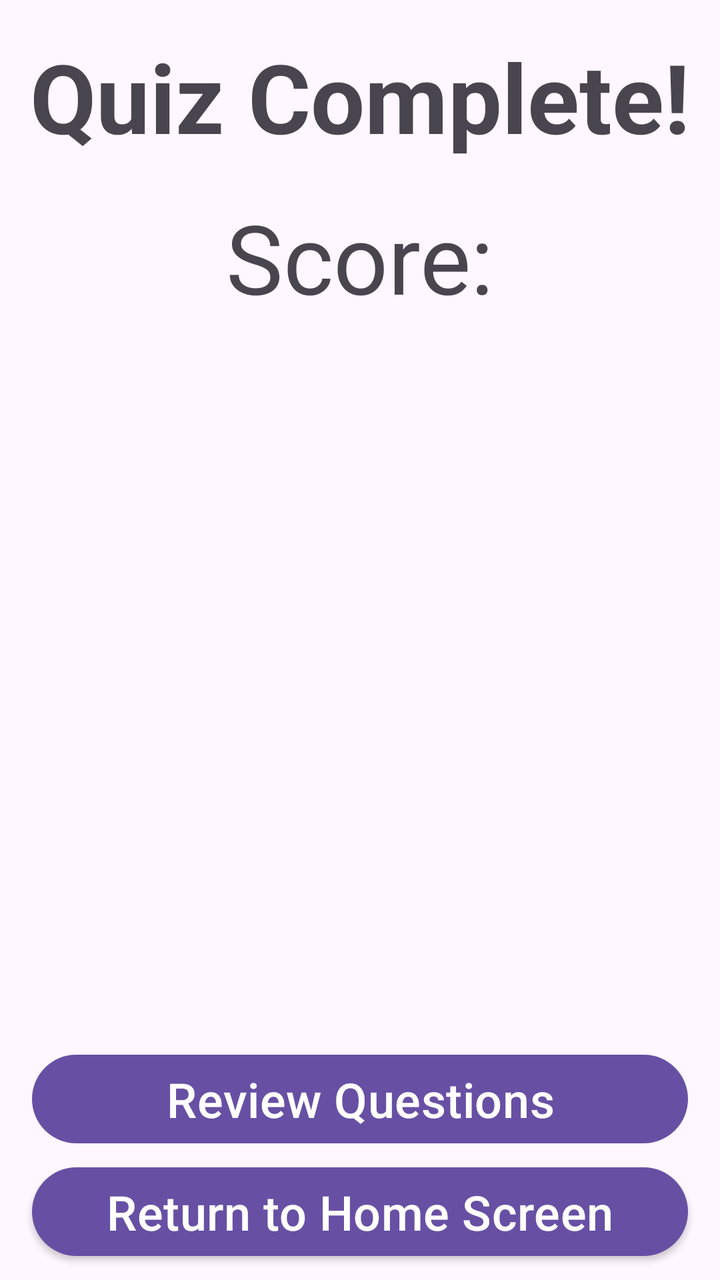
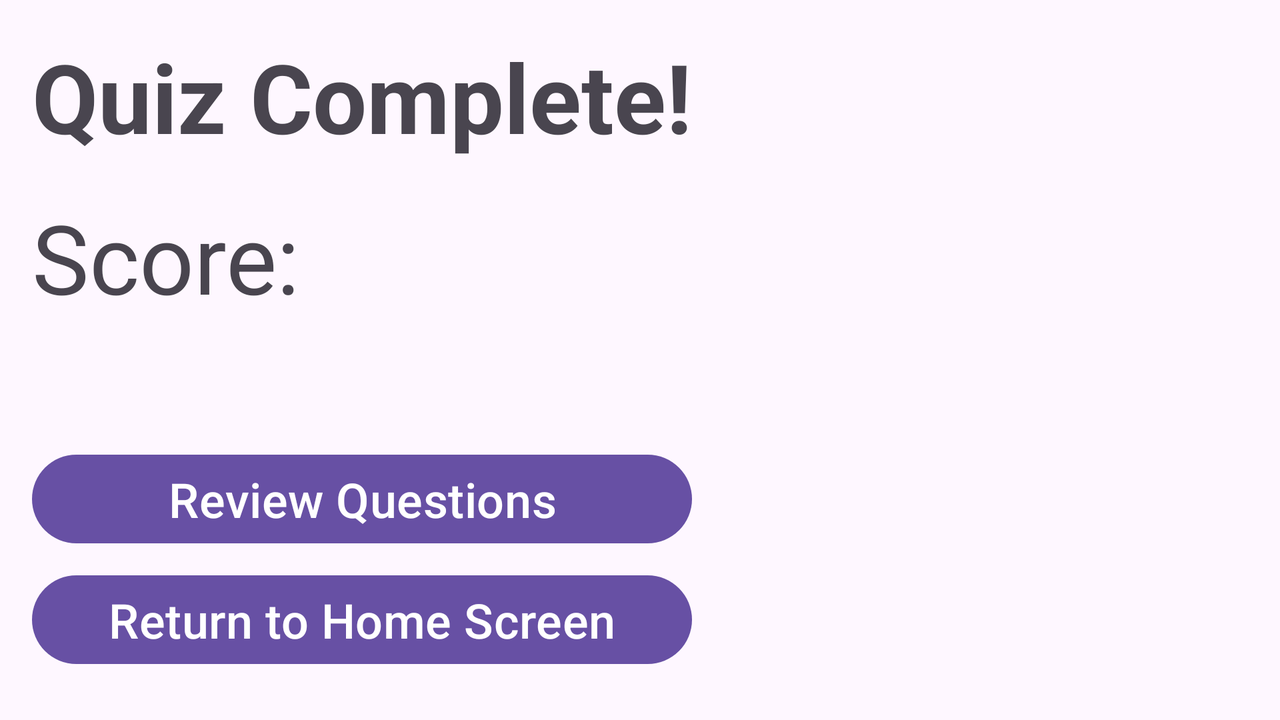

Two renders of one Android screen. The first uses the default layout on a phone; the second uses the alternative layout the repository ships for a different screen configuration, on a matching device. The two XML files are below.
<!-- AndroidManifest.xml: application theme Theme.P2_rzaman9 -->
<!-- res/layout/activity_result.xml -->
<?xml version="1.0" encoding="utf-8"?>
<androidx.constraintlayout.widget.ConstraintLayout xmlns:android="http://schemas.android.com/apk/res/android"
    xmlns:app="http://schemas.android.com/apk/res-auto"
    xmlns:tools="http://schemas.android.com/tools"
    android:id="@+id/main"
    android:layout_width="match_parent"
    android:layout_height="match_parent"
    android:orientation="vertical"
    tools:context=".ResultActivity">

    <TextView android:id="@+id/resultsTitle"
        android:textSize="48sp"
        android:textStyle="bold"
        android:text="@string/quiz_complete"
        android:layout_margin="16dp"
        android:layout_width="wrap_content"
        android:layout_height="wrap_content"
        app:layout_constraintLeft_toLeftOf="parent"
        app:layout_constraintRight_toRightOf="parent"
        app:layout_constraintTop_toTopOf="parent"
        app:layout_constraintBottom_toBottomOf="parent"
        app:layout_constraintVertical_bias="0" />


    <TextView android:id="@+id/scoreDisplay"
        android:textSize="48sp"
        android:text="@string/score_label"
        android:layout_margin="16dp"
        android:layout_width="wrap_content"
        android:layout_height="wrap_content"
        app:layout_constraintLeft_toLeftOf="parent"
        app:layout_constraintRight_toRightOf="parent"
        app:layout_constraintTop_toBottomOf="@id/resultsTitle"
        app:layout_constraintBottom_toBottomOf="parent"
        app:layout_constraintVertical_bias="0" />


    <ListView android:id="@+id/recordsList"
        android:layout_width="match_parent"
        android:layout_height="0dp"
        android:layout_margin="8dp"
        app:layout_constraintTop_toBottomOf="@id/scoreDisplay"
        app:layout_constraintBottom_toTopOf="@id/reviewQuestionsButton" />


    <Button android:id="@+id/reviewQuestionsButton"
        android:layout_width="match_parent"
        android:layout_height="wrap_content"
        android:layout_marginStart="16dp"
        android:layout_marginEnd="16dp"
        android:layout_marginBottom="4dp"
        android:textSize="24sp"
        android:text="@string/review_questions"
        app:layout_constraintEnd_toEndOf="parent"
        app:layout_constraintStart_toStartOf="parent"
        app:layout_constraintBottom_toTopOf="@id/resultsHomeButton" />

    <Button android:id="@+id/resultsHomeButton"
        android:layout_width="match_parent"
        android:layout_height="wrap_content"
        android:layout_marginStart="16dp"
        android:layout_marginEnd="16dp"
        android:layout_marginBottom="8dp"
        android:textSize="24sp"
        android:text="@string/return_to_home_screen"
        android:translationZ="2dp"
        app:layout_constraintEnd_toEndOf="parent"
        app:layout_constraintStart_toStartOf="parent"
        app:layout_constraintBottom_toBottomOf="parent" />

</androidx.constraintlayout.widget.ConstraintLayout>
<!-- resources referenced by this layout -->
<resources>
  <string name="quiz_complete">Quiz Complete!</string>
  <string name="return_to_home_screen">Return to Home Screen</string>
  <string name="review_questions">Review Questions</string>
  <string name="score_label">Score:</string>
  <style name="Theme.P2_rzaman9" parent="Base.Theme.P2_rzaman9" />
  <style name="Base.Theme.P2_rzaman9" parent="Theme.Material3.DayNight.NoActionBar">
          
          
      </style>
</resources>
<!-- res/layout-land/activity_result.xml (the repository's variant of the layout above) -->
<!-- drawn on the phone turned sideways -->
<?xml version="1.0" encoding="utf-8"?>
<androidx.constraintlayout.widget.ConstraintLayout xmlns:android="http://schemas.android.com/apk/res/android"
    xmlns:app="http://schemas.android.com/apk/res-auto"
    xmlns:tools="http://schemas.android.com/tools"
    android:id="@+id/main"
    android:layout_width="match_parent"
    android:layout_height="match_parent"
    android:orientation="horizontal"
    tools:context=".ResultActivity">

    <TextView android:id="@+id/resultsTitle"
        android:textSize="48sp"
        android:textStyle="bold"
        android:text="@string/quiz_complete"
        android:layout_margin="16dp"
        android:layout_width="wrap_content"
        android:layout_height="wrap_content"
        app:layout_constraintLeft_toLeftOf="parent"
        app:layout_constraintRight_toRightOf="parent"
        app:layout_constraintTop_toTopOf="parent"
        app:layout_constraintBottom_toBottomOf="parent"
        app:layout_constraintVertical_bias="0"
        app:layout_constraintHorizontal_bias="0" />


    <TextView android:id="@+id/scoreDisplay"
        android:textSize="48sp"
        android:text="@string/score_label"
        android:layout_margin="16dp"
        android:layout_width="wrap_content"
        android:layout_height="wrap_content"
        app:layout_constraintLeft_toLeftOf="parent"
        app:layout_constraintRight_toRightOf="parent"
        app:layout_constraintTop_toBottomOf="@id/resultsTitle"
        app:layout_constraintBottom_toBottomOf="parent"
        app:layout_constraintVertical_bias="0"
        app:layout_constraintHorizontal_bias="0" />


    <ListView android:id="@+id/recordsList"
        android:layout_width="0dp"
        android:layout_height="match_parent"
        android:layout_margin="8dp"
        app:layout_constraintStart_toEndOf="@id/resultsTitle"
        app:layout_constraintEnd_toEndOf="parent"
        app:layout_constraintBottom_toBottomOf="parent"
        app:layout_constraintTop_toTopOf="parent" />


    <Button android:id="@+id/reviewQuestionsButton"
        android:layout_width="0dp"
        android:layout_height="wrap_content"
        android:layout_marginBottom="8dp"
        android:textSize="24sp"
        android:text="@string/review_questions"
        app:layout_constraintEnd_toEndOf="@id/resultsTitle"
        app:layout_constraintStart_toStartOf="@id/resultsTitle"
        app:layout_constraintBottom_toTopOf="@id/resultsHomeButton" />

    <Button android:id="@+id/resultsHomeButton"
        android:layout_width="0dp"
        android:layout_height="wrap_content"
        android:layout_marginBottom="24dp"
        android:textSize="24sp"
        android:text="@string/return_to_home_screen"
        app:layout_constraintEnd_toEndOf="@id/resultsTitle"
        app:layout_constraintStart_toStartOf="@id/resultsTitle"
        app:layout_constraintBottom_toBottomOf="parent" />

</androidx.constraintlayout.widget.ConstraintLayout>
